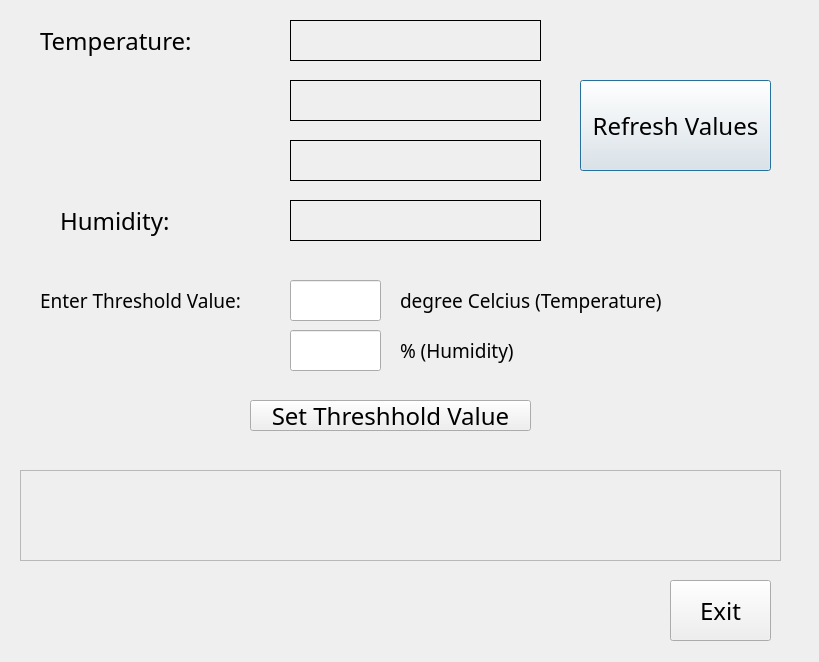
<?xml version="1.0" encoding="UTF-8"?>
<ui version="4.0">
 <class>Dialog</class>
 <widget class="QDialog" name="Dialog">
  <property name="geometry">
   <rect>
    <x>0</x>
    <y>0</y>
    <width>819</width>
    <height>662</height>
   </rect>
  </property>
  <property name="windowTitle">
   <string>Temperatufre and Humidity</string>
  </property>
  <widget class="QLabel" name="label">
   <property name="geometry">
    <rect>
     <x>40</x>
     <y>20</y>
     <width>171</width>
     <height>41</height>
    </rect>
   </property>
   <property name="font">
    <font>
     <family>Sans Serif</family>
     <pointsize>18</pointsize>
     <underline>false</underline>
    </font>
   </property>
   <property name="autoFillBackground">
    <bool>true</bool>
   </property>
   <property name="text">
    <string>Temperature:</string>
   </property>
  </widget>
  <widget class="QLabel" name="label_2">
   <property name="geometry">
    <rect>
     <x>60</x>
     <y>200</y>
     <width>121</width>
     <height>41</height>
    </rect>
   </property>
   <property name="font">
    <font>
     <family>Sans Serif</family>
     <pointsize>18</pointsize>
    </font>
   </property>
   <property name="autoFillBackground">
    <bool>true</bool>
   </property>
   <property name="text">
    <string>Humidity:</string>
   </property>
  </widget>
  <widget class="QPushButton" name="pushButton">
   <property name="geometry">
    <rect>
     <x>580</x>
     <y>80</y>
     <width>191</width>
     <height>91</height>
    </rect>
   </property>
   <property name="font">
    <font>
     <family>Sans Serif</family>
     <pointsize>18</pointsize>
    </font>
   </property>
   <property name="text">
    <string>Refresh Values</string>
   </property>
  </widget>
  <widget class="QPushButton" name="pushButton_2">
   <property name="geometry">
    <rect>
     <x>670</x>
     <y>580</y>
     <width>101</width>
     <height>61</height>
    </rect>
   </property>
   <property name="font">
    <font>
     <family>Sans Serif</family>
     <pointsize>18</pointsize>
    </font>
   </property>
   <property name="text">
    <string>Exit</string>
   </property>
  </widget>
  <widget class="QLabel" name="label_3">
   <property name="geometry">
    <rect>
     <x>290</x>
     <y>20</y>
     <width>251</width>
     <height>41</height>
    </rect>
   </property>
   <property name="font">
    <font>
     <family>Sans Serif</family>
     <pointsize>18</pointsize>
    </font>
   </property>
   <property name="autoFillBackground">
    <bool>true</bool>
   </property>
   <property name="frameShape">
    <enum>QFrame::Box</enum>
   </property>
   <property name="lineWidth">
    <number>1</number>
   </property>
   <property name="text">
    <string/>
   </property>
  </widget>
  <widget class="QLabel" name="label_4">
   <property name="geometry">
    <rect>
     <x>290</x>
     <y>80</y>
     <width>251</width>
     <height>41</height>
    </rect>
   </property>
   <property name="font">
    <font>
     <family>Sans Serif</family>
     <pointsize>18</pointsize>
    </font>
   </property>
   <property name="autoFillBackground">
    <bool>true</bool>
   </property>
   <property name="frameShape">
    <enum>QFrame::Box</enum>
   </property>
   <property name="lineWidth">
    <number>1</number>
   </property>
   <property name="text">
    <string/>
   </property>
  </widget>
  <widget class="QLabel" name="label_5">
   <property name="geometry">
    <rect>
     <x>290</x>
     <y>140</y>
     <width>251</width>
     <height>41</height>
    </rect>
   </property>
   <property name="font">
    <font>
     <family>Sans Serif</family>
     <pointsize>18</pointsize>
    </font>
   </property>
   <property name="autoFillBackground">
    <bool>true</bool>
   </property>
   <property name="frameShape">
    <enum>QFrame::Box</enum>
   </property>
   <property name="lineWidth">
    <number>1</number>
   </property>
   <property name="text">
    <string/>
   </property>
  </widget>
  <widget class="QLabel" name="label_6">
   <property name="geometry">
    <rect>
     <x>290</x>
     <y>200</y>
     <width>251</width>
     <height>41</height>
    </rect>
   </property>
   <property name="font">
    <font>
     <family>Sans Serif</family>
     <pointsize>18</pointsize>
    </font>
   </property>
   <property name="autoFillBackground">
    <bool>true</bool>
   </property>
   <property name="frameShape">
    <enum>QFrame::Box</enum>
   </property>
   <property name="lineWidth">
    <number>1</number>
   </property>
   <property name="text">
    <string/>
   </property>
  </widget>
  <widget class="QLabel" name="label_7">
   <property name="geometry">
    <rect>
     <x>20</x>
     <y>470</y>
     <width>761</width>
     <height>91</height>
    </rect>
   </property>
   <property name="font">
    <font>
     <family>DejaVu Sans Mono</family>
     <pointsize>18</pointsize>
     <italic>true</italic>
    </font>
   </property>
   <property name="autoFillBackground">
    <bool>true</bool>
   </property>
   <property name="frameShape">
    <enum>QFrame::StyledPanel</enum>
   </property>
   <property name="lineWidth">
    <number>1</number>
   </property>
   <property name="text">
    <string/>
   </property>
  </widget>
  <widget class="QLineEdit" name="lineEdit">
   <property name="geometry">
    <rect>
     <x>290</x>
     <y>280</y>
     <width>91</width>
     <height>41</height>
    </rect>
   </property>
  </widget>
  <widget class="QLabel" name="label_8">
   <property name="geometry">
    <rect>
     <x>40</x>
     <y>280</y>
     <width>221</width>
     <height>41</height>
    </rect>
   </property>
   <property name="font">
    <font>
     <family>Sans Serif</family>
     <pointsize>14</pointsize>
    </font>
   </property>
   <property name="autoFillBackground">
    <bool>true</bool>
   </property>
   <property name="text">
    <string>Enter Threshold Value:</string>
   </property>
  </widget>
  <widget class="QLabel" name="label_9">
   <property name="geometry">
    <rect>
     <x>400</x>
     <y>280</y>
     <width>281</width>
     <height>41</height>
    </rect>
   </property>
   <property name="font">
    <font>
     <family>Sans Serif</family>
     <pointsize>14</pointsize>
    </font>
   </property>
   <property name="autoFillBackground">
    <bool>true</bool>
   </property>
   <property name="text">
    <string>degree Celcius (Temperature)</string>
   </property>
  </widget>
  <widget class="QPushButton" name="pushButton_4">
   <property name="geometry">
    <rect>
     <x>250</x>
     <y>400</y>
     <width>281</width>
     <height>31</height>
    </rect>
   </property>
   <property name="font">
    <font>
     <family>Sans Serif</family>
     <pointsize>18</pointsize>
    </font>
   </property>
   <property name="text">
    <string>Set Threshhold Value</string>
   </property>
  </widget>
  <widget class="QLineEdit" name="lineEdit_2">
   <property name="geometry">
    <rect>
     <x>290</x>
     <y>330</y>
     <width>91</width>
     <height>41</height>
    </rect>
   </property>
  </widget>
  <widget class="QLabel" name="label_10">
   <property name="geometry">
    <rect>
     <x>400</x>
     <y>330</y>
     <width>151</width>
     <height>41</height>
    </rect>
   </property>
   <property name="font">
    <font>
     <family>Sans Serif</family>
     <pointsize>14</pointsize>
    </font>
   </property>
   <property name="autoFillBackground">
    <bool>true</bool>
   </property>
   <property name="text">
    <string>% (Humidity)</string>
   </property>
  </widget>
  <widget class="QLabel" name="label_11">
   <property name="geometry">
    <rect>
     <x>110</x>
     <y>590</y>
     <width>371</width>
     <height>41</height>
    </rect>
   </property>
   <property name="font">
    <font>
     <family>Sans Serif</family>
     <pointsize>18</pointsize>
    </font>
   </property>
   <property name="autoFillBackground">
    <bool>true</bool>
   </property>
   <property name="frameShape">
    <enum>QFrame::NoFrame</enum>
   </property>
   <property name="lineWidth">
    <number>1</number>
   </property>
   <property name="text">
    <string/>
   </property>
  </widget>
 </widget>
 <resources/>
 <connections/>
</ui>
